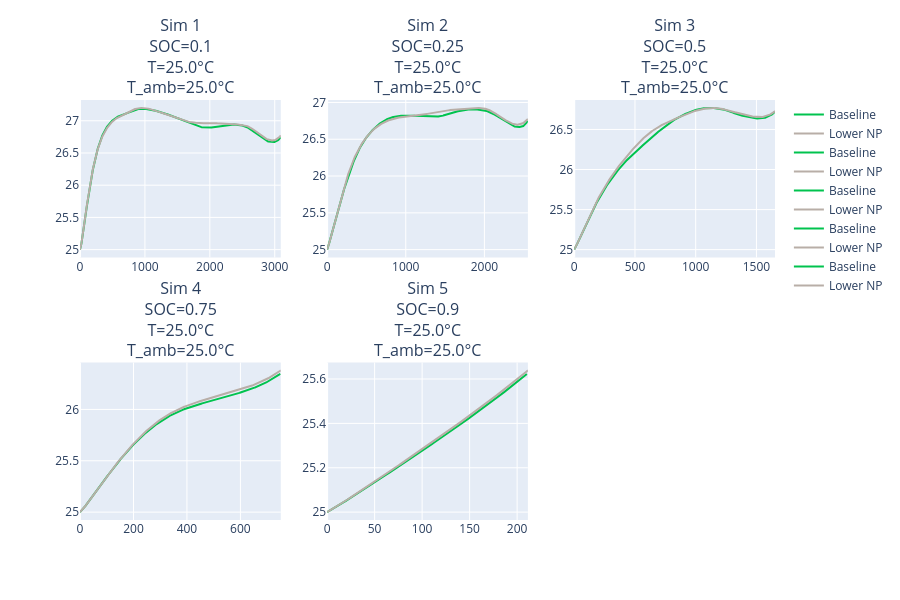

Here is the notebook cell this chart was saved with:
### Code cell
batch_output.plot_dynamic_response("Cell temperature [°C]")

### Figure 1 — Plotly figure (JSON) as saved in the notebook; plotly's stock layout.template omitted (floating-point values rounded to 4 significant figures; data arrays with more than 128 entries replaced by an {"elided": "..."} marker saying what was removed)
{"data": [{"line": {"color": "rgb(0, 195, 78)", "width": 2}, "mode": "lines", "name": "Baseline", "showlegend": true, "type": "scatter", "x": {"elided": "1000 float values"}, "xaxis": "x", "y": {"elided": "1000 float values"}, "yaxis": "y"}, {"line": {"color": "rgb(184, 174, 167)", "width": 2}, "mode": "lines", "name": "Lower NP", "showlegend": true, "type": "scatter", "x": {"elided": "1000 float values"}, "xaxis": "x", "y": {"elided": "1000 float values"}, "yaxis": "y"}, {"line": {"color": "rgb(0, 195, 78)", "width": 2}, "mode": "lines", "name": "Baseline", "showlegend": true, "type": "scatter", "x": {"elided": "1000 float values"}, "xaxis": "x2", "y": {"elided": "1000 float values"}, "yaxis": "y2"}, {"line": {"color": "rgb(184, 174, 167)", "width": 2}, "mode": "lines", "name": "Lower NP", "showlegend": true, "type": "scatter", "x": {"elided": "1000 float values"}, "xaxis": "x2", "y": {"elided": "1000 float values"}, "yaxis": "y2"}, {"line": {"color": "rgb(0, 195, 78)", "width": 2}, "mode": "lines", "name": "Baseline", "showlegend": true, "type": "scatter", "x": {"elided": "1000 float values"}, "xaxis": "x3", "y": {"elided": "1000 float values"}, "yaxis": "y3"}, {"line": {"color": "rgb(184, 174, 167)", "width": 2}, "mode": "lines", "name": "Lower NP", "showlegend": true, "type": "scatter", "x": {"elided": "1000 float values"}, "xaxis": "x3", "y": {"elided": "1000 float values"}, "yaxis": "y3"}, {"line": {"color": "rgb(0, 195, 78)", "width": 2}, "mode": "lines", "name": "Baseline", "showlegend": true, "type": "scatter", "x": {"elided": "751 float values"}, "xaxis": "x4", "y": {"elided": "751 float values"}, "yaxis": "y4"}, {"line": {"color": "rgb(184, 174, 167)", "width": 2}, "mode": "lines", "name": "Lower NP", "showlegend": true, "type": "scatter", "x": {"elided": "752 float values"}, "xaxis": "x4", "y": {"elided": "752 float values"}, "yaxis": "y4"}, {"line": {"color": "rgb(0, 195, 78)", "width": 2}, "mode": "lines", "name": "Baseline", "showlegend": true, "type": "scatter", "x": {"elided": "212 float values"}, "xaxis": "x5", "y": {"elided": "212 float values"}, "yaxis": "y5"}, {"line": {"color": "rgb(184, 174, 167)", "width": 2}, "mode": "lines", "name": "Lower NP", "showlegend": true, "type": "scatter", "x": {"elided": "213 float values"}, "xaxis": "x5", "y": {"elided": "213 float values"}, "yaxis": "y5"}], "layout": {"annotations": [{"font": {"size": 16}, "showarrow": false, "text": "Sim 1<br>SOC=0.1<br>T=25.0°C<br>T_amb=25.0°C", "x": 0.1444, "xanchor": "center", "xref": "paper", "y": 1.0, "yanchor": "bottom", "yref": "paper"}, {"font": {"size": 16}, "showarrow": false, "text": "Sim 2<br>SOC=0.25<br>T=25.0°C<br>T_amb=25.0°C", "x": 0.5, "xanchor": "center", "xref": "paper", "y": 1.0, "yanchor": "bottom", "yref": "paper"}, {"font": {"size": 16}, "showarrow": false, "text": "Sim 3<br>SOC=0.5<br>T=25.0°C<br>T_amb=25.0°C", "x": 0.8556, "xanchor": "center", "xref": "paper", "y": 1.0, "yanchor": "bottom", "yref": "paper"}, {"font": {"size": 16}, "showarrow": false, "text": "Sim 4<br>SOC=0.75<br>T=25.0°C<br>T_amb=25.0°C", "x": 0.1444, "xanchor": "center", "xref": "paper", "y": 0.375, "yanchor": "bottom", "yref": "paper"}, {"font": {"size": 16}, "showarrow": false, "text": "Sim 5<br>SOC=0.9<br>T=25.0°C<br>T_amb=25.0°C", "x": 0.5, "xanchor": "center", "xref": "paper", "y": 0.375, "yanchor": "bottom", "yref": "paper"}], "height": 600, "xaxis": {"anchor": "y", "domain": [0.0, 0.2889]}, "xaxis2": {"anchor": "y2", "domain": [0.3556, 0.6444]}, "xaxis3": {"anchor": "y3", "domain": [0.7111, 1.0]}, "xaxis4": {"anchor": "y4", "domain": [0.0, 0.2889]}, "xaxis5": {"anchor": "y5", "domain": [0.3556, 0.6444]}, "xaxis6": {"anchor": "y6", "domain": [0.7111, 1.0]}, "yaxis": {"anchor": "x", "domain": [0.625, 1.0]}, "yaxis2": {"anchor": "x2", "domain": [0.625, 1.0]}, "yaxis3": {"anchor": "x3", "domain": [0.625, 1.0]}, "yaxis4": {"anchor": "x4", "domain": [0.0, 0.375]}, "yaxis5": {"anchor": "x5", "domain": [0.0, 0.375]}, "yaxis6": {"anchor": "x6", "domain": [0.0, 0.375]}}}
